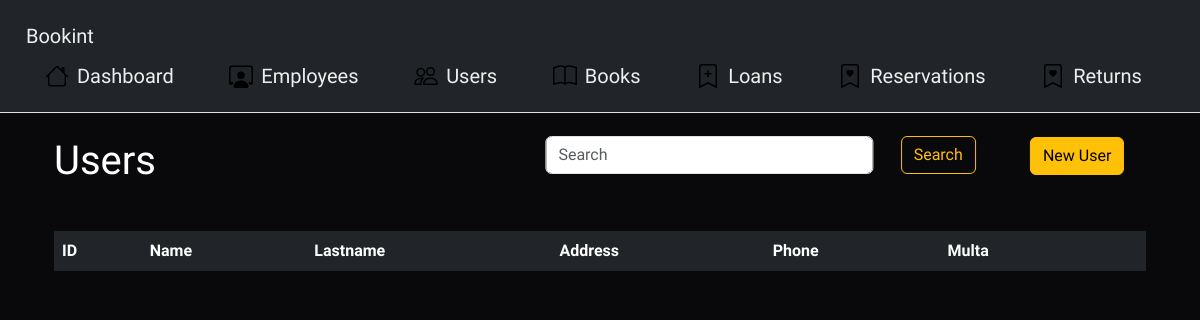
Before: /representacion/usuarios.php with the older database file.
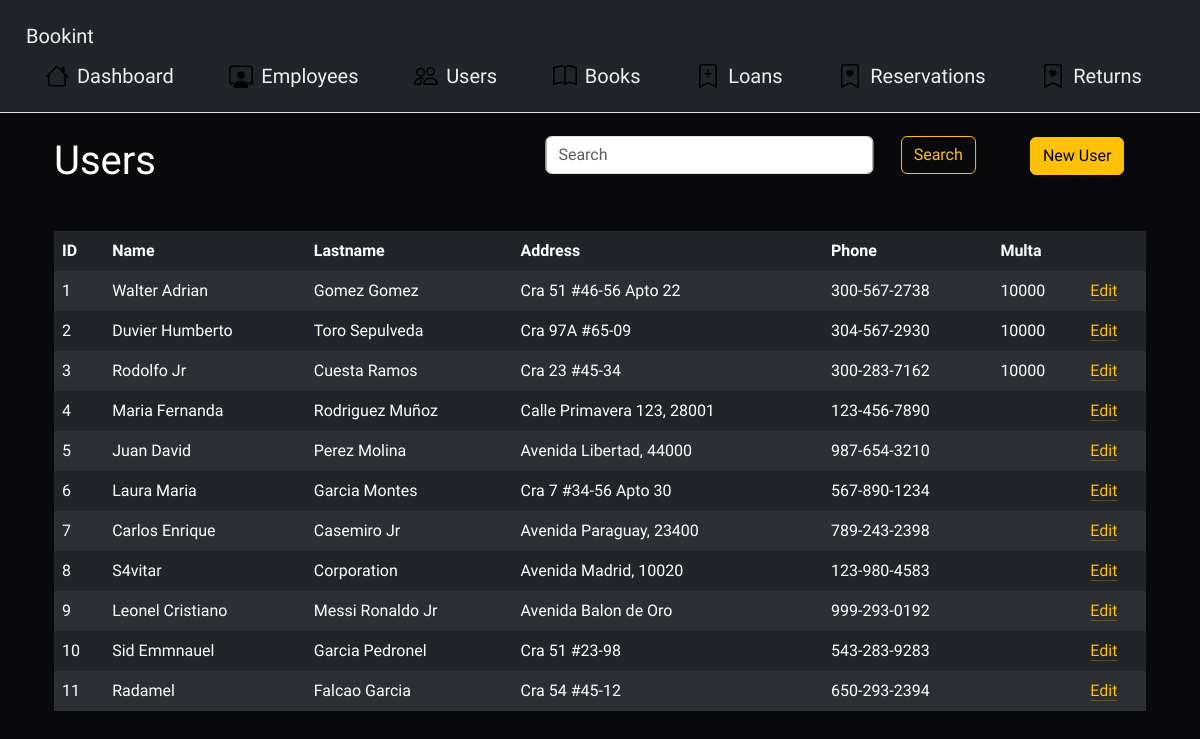
After: the same page with the newer database file.
### tables this page shows
CREATE TABLE `usuario` (
  `id_usuario` int(11) NOT NULL AUTO_INCREMENT,
  `nombre_usuario` varchar(20) DEFAULT NULL,
  `apellido_usuario` varchar(20) DEFAULT NULL,
  `direccion` varchar(30) DEFAULT NULL,
  `telefono` varchar(15) DEFAULT NULL,
  `multa` int(11) DEFAULT NULL,
  PRIMARY KEY (`id_usuario`)
);

### datos/Conexion.php (called while the page is built, shortened)
<?php
class Conexion {
    public $conn;
    public function conexion() {
        try {
            $this->conn = mysqli_connect('localhost', 'codintdev', 'andres2773', 'biblioteca');
        }
        catch (Exception $e) {
            $this->conn->close();
            echo "Error al ingresar a la base de datos! " . $e->getMessage();
        }
    }
}

### logica/Usuario.php (the view, shortened to what this page needs)
<?php
require '../datos/Conexion.php';
class Usuario extends Conexion {
    public function index() {
        try {
            if (isset($_POST['btnBuscarUsuario'])) {
                $this->search($_POST['txtBuscarUsuario']);
            }
            else {
                $query = "select * from usuario order by id_usuario asc";
                $resultado = mysqli_query($this->conn, $query);
                while ($row = mysqli_fetch_array($resultado)) {
                    echo "
                    <tr>
                        <td>" . $row['id_usuario'] . "</td>
                        <td>" . $row['nombre_usuario'] . "</td>
                        <td>" . $row['apellido_usuario'] . "</td>
                        <td>" . $row['direccion'] . "</td>
                        <td>" . $row['telefono'] . "</td>
                        <td>" . $row['multa'] . "</td>
                        <td>
                            <a href='edit_usuario.php?id_usuario=" . $row['id_usuario'] . "' class='link-warning link-offset-2 link-underline-opacity-25 link-underline-opacity-100-hover'>Edit</a>
                        </td>
                    </tr>
                    ";
                }
            }
        }
        catch (Exception $e) {
            $this->conn->close();
            echo "Error al listar los usuarios de la base de datos! " . $e->getMessage();
        }
    }
}

Changed rows visible on the page:
added usuario: id_usuario "1", nombre_usuario "Walter Adrian", apellido_usuario "Gomez Gomez", direccion "Cra 51 #46-56 Apto 22", telefono "300-567-2738", multa "10000"
added usuario: id_usuario "2", nombre_usuario "Duvier Humberto", apellido_usuario "Toro Sepulveda", direccion "Cra 97A #65-09", telefono "304-567-2930", multa "10000"
added usuario: id_usuario "3", nombre_usuario "Rodolfo Jr", apellido_usuario "Cuesta Ramos", direccion "Cra 23 #45-34", telefono "300-283-7162", multa "10000"
added usuario: id_usuario "4", nombre_usuario "Maria Fernanda", apellido_usuario "Rodriguez Muñoz", direccion "Calle Primavera 123, 28001", telefono "123-456-7890"
added usuario: id_usuario "5", nombre_usuario "Juan David", apellido_usuario "Perez Molina", direccion "Avenida Libertad, 44000", telefono "987-654-3210"
added usuario: id_usuario "6", nombre_usuario "Laura Maria", apellido_usuario "Garcia Montes", direccion "Cra 7 #34-56 Apto 30", telefono "567-890-1234"
added usuario: id_usuario "7", nombre_usuario "Carlos Enrique", apellido_usuario "Casemiro Jr", direccion "Avenida Paraguay, 23400", telefono "789-243-2398"
added usuario: id_usuario "8", nombre_usuario "S4vitar", apellido_usuario "Corporation", direccion "Avenida Madrid, 10020", telefono "123-980-4583"
added usuario: id_usuario "9", nombre_usuario "Leonel Cristiano", apellido_usuario "Messi Ronaldo Jr", direccion "Avenida Balon de Oro", telefono "999-293-0192"
added usuario: id_usuario "10", nombre_usuario "Sid Emmnauel", apellido_usuario "Garcia Pedronel", direccion "Cra 51 #23-98", telefono "543-283-9283"
added usuario: id_usuario "11", nombre_usuario "Radamel", apellido_usuario "Falcao Garcia", direccion "Cra 54 #45-12", telefono "650-293-2394"
